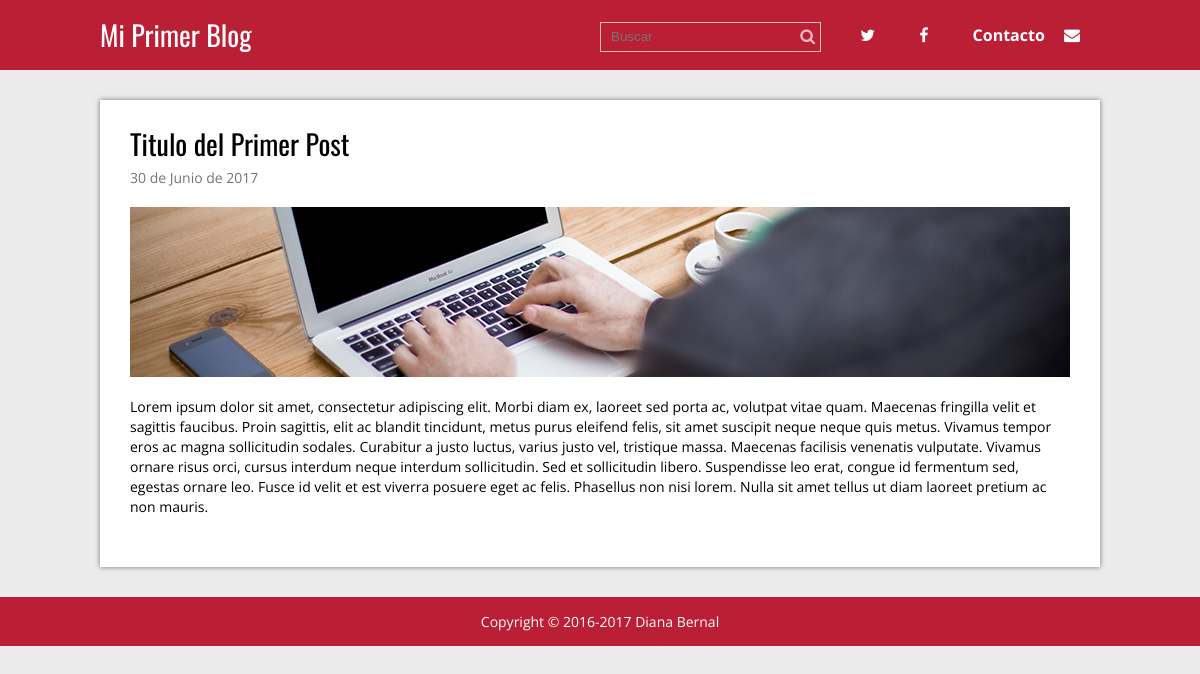
Page /single.php?id=1 on the committed database.
### tables this page shows
CREATE TABLE `articulos` (
  `id` int(11) NOT NULL,
  `titulo` varchar(200) NOT NULL,
  `fragmento` varchar(200) NOT NULL,
  `fecha` timestamp NOT NULL DEFAULT CURRENT_TIMESTAMP,
  `texto` text NOT NULL,
  `thumb` varchar(100) NOT NULL
);

### single.php (called while the page is built, shortened)
<?php
	require 'Admin/config.php';
	require 'functions.php';
	$conexion = conexion($bdConfig);
	$id = idArticulo($_GET['id']);
	$post = obtenerPostId($conexion,$id);
	$post = $post[0];
	require 'Views/single.view.php';
?>

### functions.php (called while the page is built, shortened)
<?php
	function limpiarDatos($datos){
		$datos = trim($datos);
		$datos = stripslashes($datos);
		$datos = htmlspecialchars($datos);
		return $datos;
	}
	function idArticulo($id){
		return (int)limpiarDatos($id);
	}
	function obtenerPostId($conexion,$id){
		$resultado = $conexion->query("SELECT * FROM articulos WHERE id=$id LIMIT 1");
		$resultado = $resultado->fetchAll();
		return ($resultado) ? $resultado : false;
	}
	function fecha($fecha){
		$timeStamp = strtotime($fecha);
		$meses = ['Enero','Febrero','Marzo','Abril','Mayo','Junio','Julio','Agosto','Septiembre','Octubre','Noviembre','Diciembre'];
		$dia = date('d',$timeStamp);
		$mes = date('m',$timeStamp) - 1;
		$year = date('Y',$timeStamp);
		$fecha = "$dia de " . $meses[$mes] . ' de ' . $year;
		return $fecha;
	}
?>

### Views/single.view.php (the view)
<?php require 'header.php'; ?>
	<div class="contenedor">
		<div class="post">
			<article>
				<h2 class="titulo"> <?php echo $post['titulo']; ?> </h2>
				<p class="fecha"> <?php echo fecha($post['fecha']); ?> </p>
				<div class="thumb">
					<a href="#">
						<img src="<?php echo RUTA ;?>/Imagenes/<?php echo $post['thumb']; ?>" alt="">
					</a>
				</div>
				<p class="extracto"> <?php echo nl2br($post['texto']); ?> </p>
			</article>
		</div>
	</div>
<?php require 'footer.php'; ?>

### CSS/estilos.css (style rules this page uses)
* { margin: 0; padding: 0; -webkit-box-sizing: border-box; -moz-box-sizing: border-box; box-sizing: border-box; }
body { font-size: 16px; font-family: 'Open Sans', sans-serif; background: #ebebeb; }
h1, h2, h3, h4, h5, h6 { font-family: "Oswald", Arial, Sans-serif; font-weight: normal; }
a { text-decoration: none; color:#BB1F35; }
.contenedor { max-width: 1000px; width: 90%; margin: auto; }
.post { width: 100%; background: #fff; box-shadow: 0px 0px 5px rgba(0,0,0, .5); margin-bottom: 30px; padding: 30px; }
.post article .titulo { font-family: "Oswald", Arial, Sans-serif; font-size: 28px; font-weight: normal; line-height: 28px; margin-bottom: 10px; }
.post article .fecha { color:#747474; font-size: 14px; margin-bottom: 20px; }
.post article .thumb { margin-bottom: 20px; }
.post article .thumb img { vertical-align: top; width: 100%; }
.post article .extracto { font-size: 14px; line-height: 20px; margin-bottom: 20px; }

### rows in the picture
articulos: titulo "Titulo del Primer Post", fecha "30 de Junio de 2017", thumb (picture), texto "Lorem ipsum dolor sit amet, consectetur adipiscing elit. Morbi diam ex, laoreet sed porta ac, volutpat vitae quam. Maecenas fringilla velit et sagittis faucibus. Proin sagittis, elit ac blandit tincidunt, metus purus eleifend felis, sit amet suscipit neque neque quis metus. Vivamus tempor eros ac magna sollicitudin sodales. Curabitur a justo luctus, varius justo vel, tristique massa. Maecenas facilisis venenatis vulputate. Vivamus ornare risus orci, cursus interdum neque interdum sollicitudin. Sed et sollicitudin libero. Suspendisse leo erat, congue id fermentum sed, egestas ornare leo. Fusce id velit et est viverra posuere eget ac felis. Phasellus non nisi lorem. Nulla sit amet tellus ut…"
